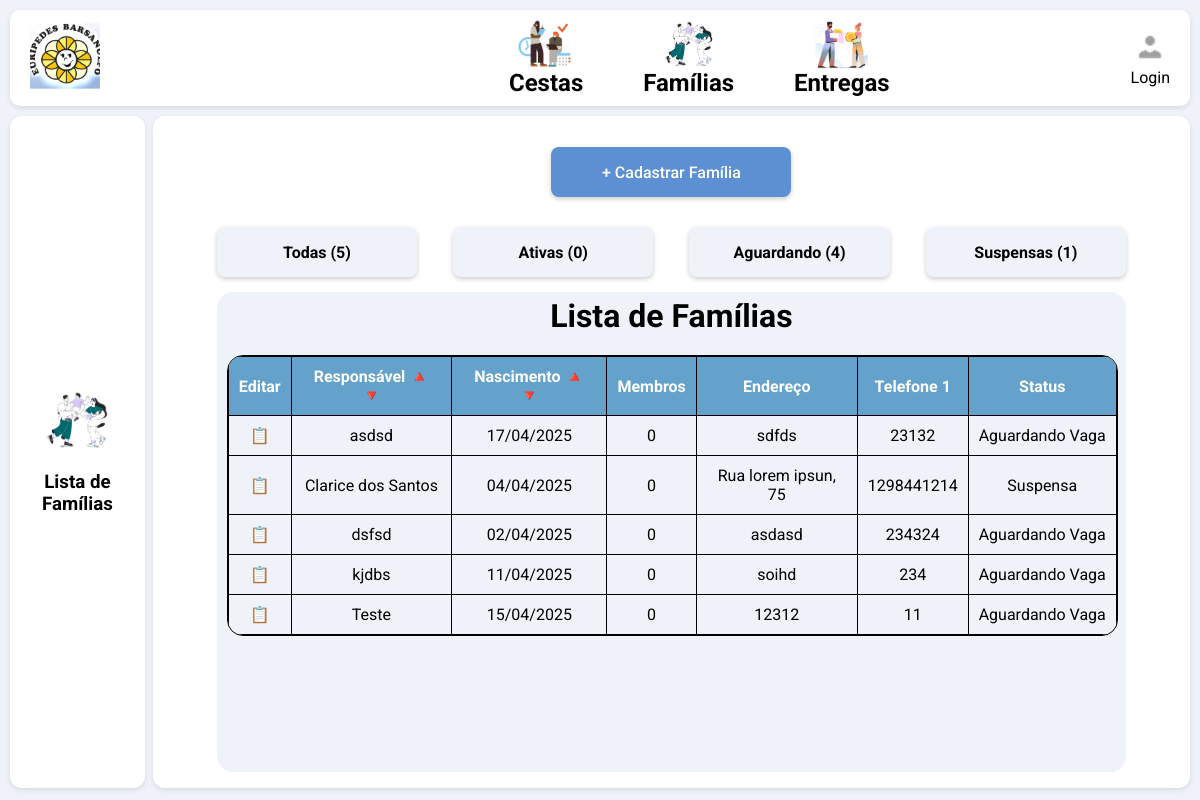
The app's page /cadastro/familias/, older data.
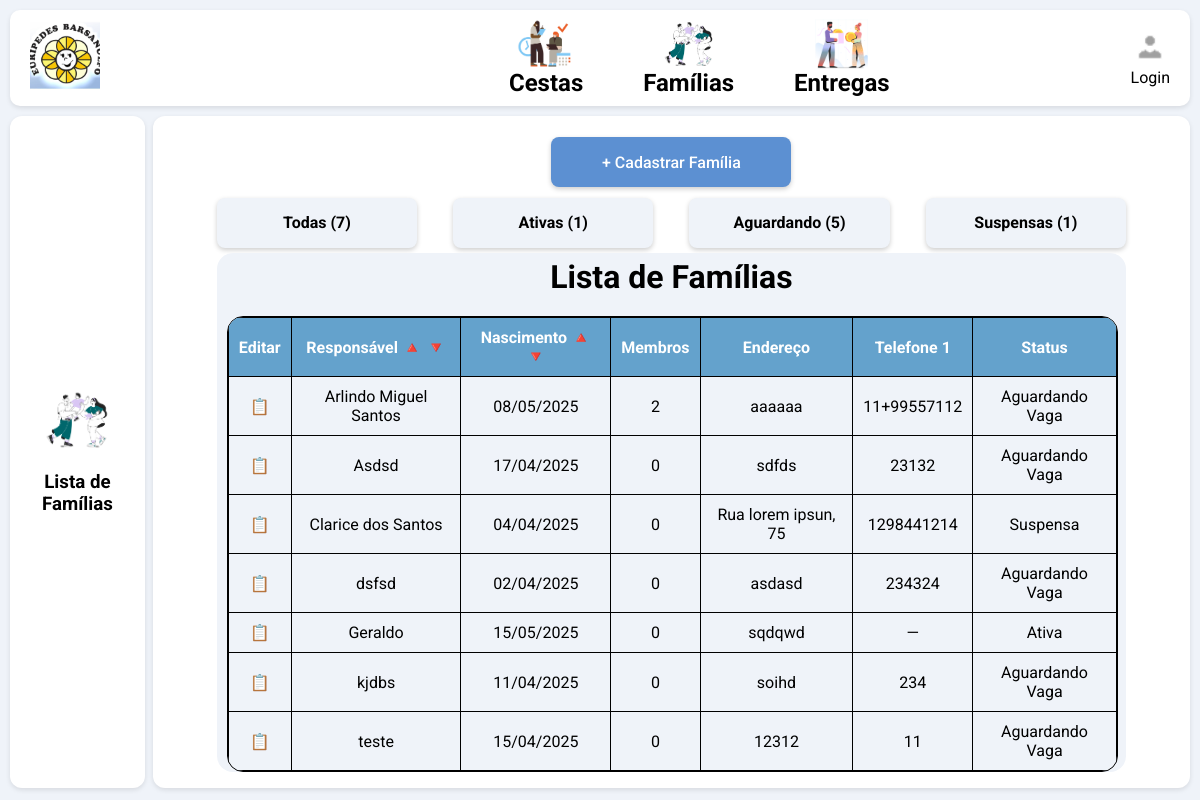
The same page, newer data.
### website/models.py (models this page shows, shortened)
class Familia(models.Model):
    STATUS_ATENDIMENTO_CHOICES = [
        ("Ativa", "Ativa"),
        ("Suspensa", "Suspensa"),
        ("Aguardando Vaga", "Aguardando Vaga"),
    ]
    status_atendimento = models.CharField(max_length=20, choices=STATUS_ATENDIMENTO_CHOICES, default="Aguardando Vaga")
    inicio_atendimento = models.DateField(null=True, blank=True)
    termino_atendimento = models.DateField(null=True, blank=True)
    data_entrevista = models.DateField(null=True, blank=True)
    nome = models.CharField(max_length=50)
    rg = models.CharField(max_length=12)
    cpf = models.CharField(max_length=14)
    data_nascimento = models.DateField()
    receita_apro = models.CharField(max_length=50, null=True, blank=True)
    despesa_apro = models.CharField(max_length=50, null=True, blank=True)
    obs_responsavel = models.CharField(max_length=50, null=True, blank=True)
    endereco = models.CharField(max_length=50)
    bairro = models.CharField(max_length=50)
    cidade = models.CharField(max_length=50)
    cep = models.CharField(max_length=9)
    ponto_referencia = models.CharField(max_length=50, null=True, blank=True)
    complemento = models.CharField(max_length=50, null=True, blank=True)
    data_visita = models.DateField(null=True, blank=True)
    LIXO_CHOICES = [
        ("Queima", "Queima"),
        ("Enterra", "Enterra"),
        ("Coleta", "Coleta"),
    ]
    lixo = models.CharField(max_length=50, choices=LIXO_CHOICES, null=True, blank=True)
    LIMPEZA_CASA_CHOICES = [
        ("Varre", "Varre"),
        ("Lava", "Lava"),
        ("Ambos", "Ambos"),
    ]
    limpeza_casa = models.CharField(max_length=50, choices=LIMPEZA_CASA_CHOICES, null=True, blank=True)
    obs_limpeza = models.CharField(max_length=2000, null=True, blank=True)
    AGUA_CHOICES = [
        ("Encanada", "Encanada"),
        ("Poço", "Poço"),
        ("Cisterna", "Cisterna"),
    ]
    agua = models.CharField(max_length=50, null=True, blank=True, choices=AGUA_CHOICES)
    ESGOTO_CHOICES = [
        ("Rede", "Rede"),
        ("Fossa", "Fossa"),
        ("Céu Aberto", "Céu Aberto"),
    ]
    esgoto = models.CharField(max_length=50, null=True, blank=True, choices=ESGOTO_CHOICES)
    obs_saneamento = models.CharField(max_length=2000, null=True, blank=True)
    TIPO_MORADIA_CHOICES = [
        ("Própria", "Própria"),
        ("Alugada", "Alugada"),
        ("Cedida", "Cedida"),
    ]
    tipo_moradia= models.CharField(max_length=20, null=True, blank=True, choices=TIPO_MORADIA_CHOICES)
    num_comodo = models.IntegerField(null=True, blank=True)
    num_moradores = models.IntegerField(null=True, blank=True)
    BANHEIRO_CHOICES = [
        ("Banheiro Externo", "Banheiro Externo"),
        ("Banheiro Interno", "Banheiro Interno"),
    ]
    banheiro = models.CharField(max_length=20, null=True, blank=True, choices=BANHEIRO_CHOICES)
    CONSTRUCAO_CHOICES = [
        ("Alvenaria", "Alvenaria"),
        ("Taipa", "Taipa"),
        ("Madeira", "Madeira"),
    ]
    construcao = models.CharField(max_length=50, null=True, blank=True, choices=CONSTRUCAO_CHOICES)
    televisor = models.BooleanField(null=True, blank=True)
    geladeira = models.BooleanField(null=True, blank=True)
    celular_smartphone_tablet = models.BooleanField(null=True, blank=True)
    aparelho_som = models.BooleanField(null=True, blank=True)
    maquina_lavar = models.BooleanField(null=True, blank=True)
    carro_moto = models.BooleanField(null=True, blank=True)
    dvd = models.BooleanField(null=True, blank=True)
    computador_notebook = models.BooleanField(null=True, blank=True)
    telefone_internet = models.BooleanField(null=True, blank=True)
    obs_gerais = models.TextField(max_length=2000, null=True, blank=True)

class Telefone(models.Model):
    familia = models.ForeignKey(Familia, on_delete=models.CASCADE)
    telefone = models.CharField(max_length=11, null=True, blank=True)

### website/views.py (the view)
# urls.py: path("cadastro/familias/", lista_familias, name="lista_familias"),            # listagem
def lista_familias(request):
    order_field   = request.GET.get('order_by', 'nome')
    status_filtro = request.GET.get('status')
    valid_fields = ['nome', 'data_nascimento', '-nome', '-data_nascimento']
    if order_field not in valid_fields:
        order_field = 'nome'
    queryset = (
        Familia.objects
        .annotate(total_membros=Count('parente'))
    )
    if status_filtro in ['Ativa', 'Suspensa', 'Aguardando Vaga']:
        queryset = queryset.filter(status_atendimento=status_filtro)
    if 'nome' in order_field:
        descending = order_field.startswith('-')
        queryset = queryset.annotate(nome_lower=Lower('nome'))
        queryset = queryset.order_by('-nome_lower' if descending else 'nome_lower')
    else:
        queryset = queryset.order_by(order_field)
    queryset = queryset.prefetch_related('telefone_set')
    context = {
        'dados_familia': queryset,
        'range': range(20),
        'total_familias': Familia.objects.count(),
        'total_ativas': Familia.objects.filter(status_atendimento="Ativa").count(),
        'total_aguardando': Familia.objects.filter(status_atendimento="Aguardando Vaga").count(),
        'total_suspensas': Familia.objects.filter(status_atendimento="Suspensa").count(),
        'status_filtro': status_filtro,
    }
    return render(request, "lista_familias.html", context)

### website/templates/lista_familias.html (shortened to what this page needs)
{% load static %}
<!DOCTYPE html>
<html lang="en">
<head>
    <link rel="stylesheet" href="{% static 'css/daniel.css' %}" typer="css">
</head>
<body>
{% include 'includes/nav.html' %}
<div class="main-container">
    <div class="left-column">
        <div class="left-column-content">
        <img src="{% static 'img/familia.png' %}" alt="Example" />
        <h3>Lista de Famílias</h3>
        </div>
    </div>
    <div class="right-column">
        <div class="right-column-content">
            <div class="right-column-buttons-1">
                <div class="buttons-1-row">
                    <a href="{% url 'criar_familia' %}">
                    <div class="button-register-1">
                        + Cadastrar Família
                    </div></a>
                </div>
                <div class="buttons-1-row">
                    <a href="{% url 'lista_familias' %}" class="button-info-1 {% if not status_filtro %}ativo{% endif %}">
                        Todas ({{ total_familias }})
                    </a>
                    <a href="?status=Ativa" class="button-info-1 {% if status_filtro == 'Ativa' %}ativo{% endif %}">
                        Ativas ({{ total_ativas }})
                    </a>
                    <a href="?status=Aguardando Vaga" class="button-info-1 {% if status_filtro == 'Aguardando Vaga' %}ativo{% endif %}">
                        Aguardando ({{ total_aguardando }})
                    </a>
                    <a href="?status=Suspensa" class="button-info-1 {% if status_filtro == 'Suspensa' %}ativo{% endif %}">
                        Suspensas ({{ total_suspensas }})
                    </a>
                </div>
            </div>
            <div class="right-column-list-1">
            <h1>Lista de Famílias</h1>
            <div class="table-container">
                <table>
                <thead>
                    <tr>
                    <th>Editar</th>
                    <th>Responsável <a href="?order_by=nome">🔺</a> <a href="?order_by=-nome">🔻</a></th>
                    <th>Nascimento <a href="?order_by=data_nascimento">🔺</a> <a href="?order_by=-data_nascimento">🔻</a></th>
                    <th>Membros</th>
                    <th>Endereço</th>
                    <th>Telefone 1</th>
                    <th>Status</th>
                    </tr>
                </thead>
                <tbody>
                    {% for registro in dados_familia %}
                    <tr>
                    <td><a href="{{ registro.id }}/editar">📋</a></td>
                    <td>{{ registro.nome }}</td>
                    <td>{{ registro.data_nascimento|date:"d/m/Y" }}</td>
                    <td>{{ registro.parente_set.count }}</td>
                    <td>{{ registro.endereco }}</td>
                    <td>{{ registro.telefone_set.all.0.telefone|default:"—" }}</td>
                    <td>{{ registro.status_atendimento }}</td>
                    </tr>
                    {% endfor %}
                </tbody>
                </table>
            </div>
            </div>
        </div>
    </div>
</div>
</body>
</html>

Row changes from the older to the newer data that the page shows:
added Familia: nome "Arlindo Miguel Santos", data_nascimento "08/05/2025", parente_set.count "2", endereco "aaaaaa", telefone_set.all.0.telefone "11+99557112", status_atendimento "Aguardando Vaga"
changed Familia "sdfds": nome "asdsd" → "Asdsd"
added Familia: nome "Geraldo", data_nascimento "15/05/2025", parente_set.count "0", endereco "sqdqwd", telefone_set.all.0.telefone "—", status_atendimento "Ativa"
changed Familia: nome "Teste" → "teste"
Text that changed along with them:
{{ total_familias }}: "5" → "7"
{{ total_ativas }}: "0" → "1"
{{ total_aguardando }}: "4" → "5"
